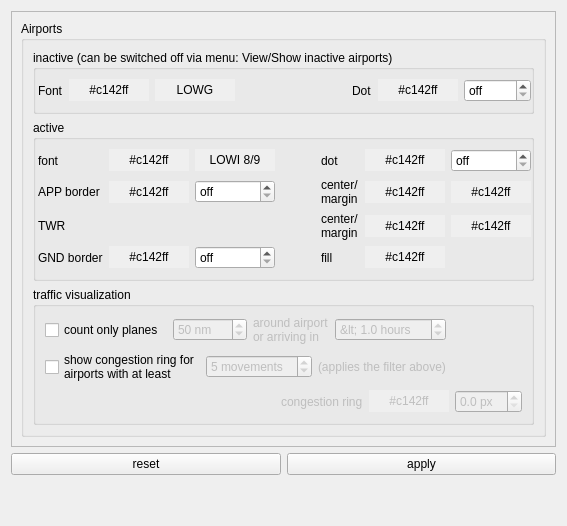
     <widget class="QWidget" name="display2Tab">
      <attribute name="title">
       <string>Display (airports)</string>
      </attribute>
      <layout class="QVBoxLayout" name="verticalLayout_14">
       <item>
        <widget class="QFrame" name="frame">
         <property name="frameShape">
          <enum>QFrame::StyledPanel</enum>
         </property>
         <property name="frameShadow">
          <enum>QFrame::Raised</enum>
         </property>
         <layout class="QVBoxLayout" name="verticalLayout_9">
          <item>
           <widget class="QGroupBox" name="groupBoxAirports">
            <property name="title">
             <string>Airports</string>
            </property>
            <layout class="QVBoxLayout" name="verticalLayout_5">
             <item>
              <widget class="QGroupBox" name="groupBox">
               <property name="title">
                <string>inactive (can be switched off via menu: View/Show inactive airports)</string>
               </property>
               <layout class="QGridLayout" name="gridLayout_11">
                <property name="leftMargin">
                 <number>2</number>
                </property>
                <property name="rightMargin">
                 <number>0</number>
                </property>
                <item row="0" column="0">
                 <widget class="QLabel" name="label_52">
                  <property name="text">
                   <string>Font</string>
                  </property>
                  <property name="buddy">
                   <cstring>pbInactAirportFontColor</cstring>
                  </property>
                 </widget>
                </item>
                <item row="0" column="1">
                 <widget class="QPushButton" name="pbInactAirportFontColor">
                  <property name="toolTip">
                   <string>set color-alpha to 0 to hide all labels of this type.</string>
                  </property>
                  <property name="autoFillBackground">
                   <bool>true</bool>
                  </property>
                  <property name="text">
                   <string>#c142ff</string>
                  </property>
                  <property name="flat">
                   <bool>true</bool>
                  </property>
                 </widget>
                </item>
                <item row="0" column="2">
                 <widget class="QPushButton" name="pbInactAirportFont">
                  <property name="autoFillBackground">
                   <bool>true</bool>
                  </property>
                  <property name="text">
                   <string>LOWG</string>
                  </property>
                  <property name="flat">
                   <bool>true</bool>
                  </property>
                 </widget>
                </item>
                <item row="0" column="3">
                 <spacer name="horizontalSpacer_5">
                  <property name="orientation">
                   <enum>Qt::Horizontal</enum>
                  </property>
                  <property name="sizeHint" stdset="0">
                   <size>
                    <width>40</width>
                    <height>20</height>
                   </size>
                  </property>
                 </spacer>
                </item>
                <item row="0" column="4">
                 <widget class="QLabel" name="label_55">
                  <property name="text">
                   <string>Dot</string>
                  </property>
                  <property name="buddy">
                   <cstring>pbInactAirportDotColor</cstring>
                  </property>
                 </widget>
                </item>
                <item row="0" column="5">
                 <widget class="QPushButton" name="pbInactAirportDotColor">
                  <property name="autoFillBackground">
                   <bool>true</bool>
                  </property>
                  <property name="text">
                   <string>#c142ff</string>
                  </property>
                  <property name="flat">
                   <bool>true</bool>
                  </property>
                 </widget>
                </item>
                <item row="0" column="6">
                 <widget class="QDoubleSpinBox" name="sbInactAirportDotSize">
                  <property name="toolTip">
                   <string>set to 0 to deactivate.</string>
                  </property>
                  <property name="specialValueText">
                   <string>off</string>
                  </property>
                  <property name="suffix">
                   <string> px</string>
                  </property>
                  <property name="decimals">
                   <number>1</number>
                  </property>
                  <property name="maximum">
                   <double>10.000000000000000</double>
                  </property>
                  <property name="singleStep">
                   <double>0.100000000000000</double>
                  </property>
                 </widget>
                </item>
               </layout>
              </widget>
             </item>
             <item>
              <widget class="QGroupBox" name="groupBox_2">
               <property name="title">
                <string>active</string>
               </property>
               <layout class="QGridLayout" name="gridLayout_12">
                <property name="leftMargin">
                 <number>2</number>
                </property>
                <property name="rightMargin">
                 <number>0</number>
                </property>
                <item row="0" column="0">
                 <widget class="QLabel" name="label_19">
                  <property name="text">
                   <string>font</string>
                  </property>
                  <property name="buddy">
                   <cstring>pbAirportFontColor</cstring>
                  </property>
                 </widget>
                </item>
                <item row="0" column="1">
                 <widget class="QPushButton" name="pbAirportFontColor">
                  <property name="toolTip">
                   <string>set color-alpha to 0 to hide all labels of this type.</string>
                  </property>
                  <property name="autoFillBackground">
                   <bool>true</bool>
                  </property>
                  <property name="text">
                   <string>#c142ff</string>
                  </property>
                  <property name="flat">
                   <bool>true</bool>
                  </property>
                 </widget>
                </item>
                <item row="0" column="2">
                 <widget class="QPushButton" name="pbAirportFont">
                  <property name="autoFillBackground">
                   <bool>true</bool>
                  </property>
                  <property name="text">
                   <string>LOWI 8/9</string>
                  </property>
                  <property name="flat">
                   <bool>true</bool>
                  </property>
                 </widget>
                </item>
                <item row="2" column="0">
                 <widget class="QLabel" name="label_21">
                  <property name="text">
                   <string>APP border</string>
                  </property>
                  <property name="buddy">
                   <cstring>pbAppBorderLineColor</cstring>
                  </property>
                 </widget>
                </item>
                <item row="2" column="1">
                 <widget class="QPushButton" name="pbAppBorderLineColor">
                  <property name="toolTip">
                   <string>set color-alpha to 0 to hide all labels of this type.</string>
                  </property>
                  <property name="autoFillBackground">
                   <bool>true</bool>
                  </property>
                  <property name="text">
                   <string>#c142ff</string>
                  </property>
                  <property name="flat">
                   <bool>true</bool>
                  </property>
                 </widget>
                </item>
                <item row="2" column="2">
                 <widget class="QDoubleSpinBox" name="sbAppBorderLineStrength">
                  <property name="toolTip">
                   <string>set to 0 to deactivate.</string>
                  </property>
                  <property name="specialValueText">
                   <string>off</string>
                  </property>
                  <property name="suffix">
                   <string> px</string>
                  </property>
                  <property name="decimals">
                   <number>1</number>
                  </property>
                  <property name="maximum">
                   <double>10.000000000000000</double>
                  </property>
                  <property name="singleStep">
                   <double>0.100000000000000</double>
                  </property>
                 </widget>
                </item>
                <item row="3" column="0">
                 <widget class="QLabel" name="label_25">
                  <property name="text">
                   <string>TWR</string>
                  </property>
                 </widget>
                </item>
                <item row="4" column="0">
                 <widget class="QLabel" name="label_27">
                  <property name="text">
                   <string>GND border</string>
                  </property>
                  <property name="buddy">
                   <cstring>pbGndBorderLineColor</cstring>
                  </property>
                 </widget>
                </item>
                <item row="4" column="1">
                 <widget class="QPushButton" name="pbGndBorderLineColor">
                  <property name="toolTip">
                   <string>set color-alpha to 0 to hide all labels of this type.</string>
                  </property>
                  <property name="autoFillBackground">
                   <bool>true</bool>
                  </property>
                  <property name="text">
                   <string>#c142ff</string>
                  </property>
                  <property name="flat">
                   <bool>true</bool>
                  </property>
                 </widget>
                </item>
                <item row="4" column="2">
                 <widget class="QDoubleSpinBox" name="sbGndBorderLineStrength">
                  <property name="toolTip">
                   <string>set to 0 to deactivate.</string>
                  </property>
                  <property name="specialValueText">
                   <string>off</string>
                  </property>
                  <property name="suffix">
                   <string> px</string>
                  </property>
                  <property name="decimals">
                   <number>1</number>
                  </property>
                  <property name="maximum">
                   <double>10.000000000000000</double>
                  </property>
                  <property name="singleStep">
                   <double>0.100000000000000</double>
                  </property>
                  <property name="value">
                   <double>0.000000000000000</double>
                  </property>
                 </widget>
                </item>
                <item row="0" column="4">
                 <widget class="QLabel" name="label_38">
                  <property name="text">
                   <string>dot</string>
                  </property>
                  <property name="buddy">
                   <cstring>pbAirportDotColor</cstring>
                  </property>
                 </widget>
                </item>
                <item row="0" column="5">
                 <widget class="QPushButton" name="pbAirportDotColor">
                  <property name="autoFillBackground">
                   <bool>true</bool>
                  </property>
                  <property name="text">
                   <string>#c142ff</string>
                  </property>
                  <property name="flat">
                   <bool>true</bool>
                  </property>
                 </widget>
                </item>
                <item row="0" column="6">
                 <widget class="QDoubleSpinBox" name="sbAirportDotSize">
                  <property name="toolTip">
                   <string>set to 0 to deactivate.</string>
                  </property>
                  <property name="specialValueText">
                   <string>off</string>
                  </property>
                  <property name="suffix">
                   <string> px</string>
                  </property>
                  <property name="decimals">
                   <number>1</number>
                  </property>
                  <property name="maximum">
                   <double>10.000000000000000</double>
                  </property>
                  <property name="singleStep">
                   <double>0.100000000000000</double>
                  </property>
                 </widget>
                </item>
                <item row="0" column="3">
                 <spacer name="horizontalSpacer_8">
                  <property name="orientation">
                   <enum>Qt::Horizontal</enum>
                  </property>
                  <property name="sizeHint" stdset="0">
                   <size>
                    <width>40</width>
                    <height>20</height>
                   </size>
                  </property>
                 </spacer>
                </item>
                <item row="3" column="4">
                 <widget class="QLabel" name="label_11">
                  <property name="text">
                   <string>center/
margin</string>
                  </property>
                  <property name="buddy">
                   <cstring>pbTwrColorCenter</cstring>
                  </property>
                 </widget>
                </item>
                <item row="4" column="5">
                 <widget class="QPushButton" name="pbGndFillColor">
                  <property name="toolTip">
                   <string>set color-alpha to 0 to deactivate.</string>
                  </property>
                  <property name="autoFillBackground">
                   <bool>true</bool>
                  </property>
                  <property name="text">
                   <string>#c142ff</string>
                  </property>
                  <property name="flat">
                   <bool>true</bool>
                  </property>
                 </widget>
                </item>
                <item row="4" column="4">
                 <widget class="QLabel" name="label_37">
                  <property name="text">
                   <string>fill</string>
                  </property>
                  <property name="buddy">
                   <cstring>pbGndFillColor</cstring>
                  </property>
                 </widget>
                </item>
                <item row="2" column="4">
                 <widget class="QLabel" name="label_23">
                  <property name="text">
                   <string>center/
margin</string>
                  </property>
                  <property name="buddy">
                   <cstring>pbAppColorCenter</cstring>
                  </property>
                 </widget>
                </item>
                <item row="2" column="5">
                 <widget class="QPushButton" name="pbAppColorCenter">
                  <property name="toolTip">
                   <string>set color-alpha to 0 to deactivate.</string>
                  </property>
                  <property name="autoFillBackground">
                   <bool>true</bool>
                  </property>
                  <property name="text">
                   <string>#c142ff</string>
                  </property>
                  <property name="flat">
                   <bool>true</bool>
                  </property>
                 </widget>
                </item>
                <item row="2" column="6">
                 <widget class="QPushButton" name="pbAppColorMargin">
                  <property name="toolTip">
                   <string>set color-alpha to 0 to deactivate.</string>
                  </property>
                  <property name="autoFillBackground">
                   <bool>true</bool>
                  </property>
                  <property name="text">
                   <string>#c142ff</string>
                  </property>
                  <property name="flat">
                   <bool>true</bool>
                  </property>
                 </widget>
                </item>
                <item row="3" column="6">
                 <widget class="QPushButton" name="pbTwrColorMargin">
                  <property name="toolTip">
                   <string>set color-alpha to 0 to deactivate.</string>
                  </property>
                  <property name="autoFillBackground">
                   <bool>true</bool>
                  </property>
                  <property name="text">
                   <string>#c142ff</string>
                  </property>
                  <property name="flat">
                   <bool>true</bool>
                  </property>
                 </widget>
                </item>
                <item row="3" column="5">
                 <widget class="QPushButton" name="pbTwrColorCenter">
                  <property name="toolTip">
                   <string>set color-alpha to 0 to deactivate.</string>
                  </property>
                  <property name="autoFillBackground">
                   <bool>true</bool>
                  </property>
                  <property name="text">
                   <string>#c142ff</string>
                  </property>
                  <property name="flat">
                   <bool>true</bool>
                  </property>
                 </widget>
                </item>
               </layout>
              </widget>
             </item>
             <item>
              <widget class="QGroupBox" name="groupBoxAirportTraffic">
               <property name="title">
                <string>traffic visualization</string>
               </property>
               <layout class="QVBoxLayout" name="verticalLayout_2">
                <item>
                 <layout class="QGridLayout" name="gridLayout_APtraffic">
                  <item row="1" column="1">
                   <widget class="QSpinBox" name="spFilterDistance">
                    <property name="enabled">
                     <bool>false</bool>
                    </property>
                    <property name="suffix">
                     <string> nm</string>
                    </property>
                    <property name="prefix">
                     <string/>
                    </property>
                    <property name="maximum">
                     <number>9999</number>
                    </property>
                    <property name="singleStep">
                     <number>5</number>
                    </property>
                    <property name="value">
                     <number>50</number>
                    </property>
                   </widget>
                  </item>
                  <item row="1" column="2">
                   <widget class="QLabel" name="label_49">
                    <property name="enabled">
                     <bool>false</bool>
                    </property>
                    <property name="text">
                     <string>around airport
or arriving in </string>
                    </property>
                    <property name="buddy">
                     <cstring>spFilterDistance</cstring>
                    </property>
                   </widget>
                  </item>
                  <item row="1" column="3">
                   <widget class="QDoubleSpinBox" name="spFilterArriving">
                    <property name="enabled">
                     <bool>false</bool>
                    </property>
                    <property name="toolTip">
                     <string>This depends on the calculated ETA for each plane.</string>
                    </property>
                    <property name="prefix">
                     <string>&lt; </string>
                    </property>
                    <property name="suffix">
                     <string> hours</string>
                    </property>
                    <property name="decimals">
                     <number>1</number>
                    </property>
                    <property name="singleStep">
                     <double>0.100000000000000</double>
                    </property>
                    <property name="value">
                     <double>1.000000000000000</double>
                    </property>
                   </widget>
                  </item>
                  <item row="1" column="4">
                   <spacer name="horizontalSpacer_2">
                    <property name="orientation">
                     <enum>Qt::Horizontal</enum>
                    </property>
                    <property name="sizeHint" stdset="0">
                     <size>
                      <width>40</width>
                      <height>20</height>
                     </size>
                    </property>
                   </spacer>
                  </item>
                  <item row="1" column="0">
                   <widget class="QCheckBox" name="cbFilterTraffic">
                    <property name="toolTip">
                     <string>This applies to the numbers shown beneath an airport on the map.</string>
                    </property>
                    <property name="text">
                     <string>count only planes </string>
                    </property>
                   </widget>
                  </item>
                 </layout>
                </item>
                <item>
                 <layout class="QGridLayout" name="gridLayout_2">
                  <property name="horizontalSpacing">
                   <number>6</number>
                  </property>
                  <item row="1" column="0">
                   <widget class="QCheckBox" name="cbShowCongestion">
                    <property name="toolTip">
                     <string>Those 'congestion rings' shall give you a visual hint about the traffic an airports receives at the moment.</string>
                    </property>
                    <property name="text">
                     <string>show congestion ring for
airports with at least</string>
                    </property>
                   </widget>
                  </item>
                  <item row="1" column="1">
                   <widget class="QSpinBox" name="sbCongestionMinimum">
                    <property name="enabled">
                     <bool>false</bool>
                    </property>
                    <property name="toolTip">
                     <string>Taking into account the 'counting' above. That may mean: draw a congestion ring only if more than 5 planes are arriving in the next hour.</string>
                    </property>
                    <property name="suffix">
                     <string> movements</string>
                    </property>
                    <property name="minimum">
                     <number>1</number>
                    </property>
                    <property name="value">
                     <number>5</number>
                    </property>
                   </widget>
                  </item>
                  <item row="1" column="3">
                   <spacer name="horizontalSpacer_3">
                    <property name="orientation">
                     <enum>Qt::Horizontal</enum>
                    </property>
                    <property name="sizeHint" stdset="0">
                     <size>
                      <width>40</width>
                      <height>20</height>
                     </size>
                    </property>
                   </spacer>
                  </item>
                  <item row="1" column="2">
                   <widget class="QLabel" name="label_57">
                    <property name="enabled">
                     <bool>false</bool>
                    </property>
                    <property name="text">
                     <string>(applies the filter above)</string>
                    </property>
                    <property name="buddy">
                     <cstring>sbCongestionMinimum</cstring>
                    </property>
                   </widget>
                  </item>
                 </layout>
                </item>
                <item>
                 <layout class="QGridLayout" name="gridLayout_4">
                  <property name="horizontalSpacing">
                   <number>6</number>
                  </property>
                  <item row="0" column="1">
                   <widget class="QLabel" name="label_59">
                    <property name="enabled">
                     <bool>false</bool>
                    </property>
                    <property name="text">
                     <string>congestion ring</string>
                    </property>
                    <property name="buddy">
                     <cstring>pbCongestionBorderLineColor</cstring>
                    </property>
                   </widget>
                  </item>
                  <item row="0" column="2">
                   <widget class="QPushButton" name="pbCongestionBorderLineColor">
                    <property name="enabled">
                     <bool>false</bool>
                    </property>
                    <property name="toolTip">
                     <string>Color of the congestion ring.</string>
                    </property>
                    <property name="autoFillBackground">
                     <bool>true</bool>
                    </property>
                    <property name="text">
                     <string>#c142ff</string>
                    </property>
                    <property name="flat">
                     <bool>true</bool>
                    </property>
                   </widget>
                  </item>
                  <item row="0" column="3">
                   <widget class="QDoubleSpinBox" name="sbCongestionBorderLineStrength">
                    <property name="enabled">
                     <bool>false</bool>
                    </property>
                    <property name="toolTip">
                     <string>Line Strength of the congestion ring.</string>
                    </property>
                    <property name="suffix">
                     <string> px</string>
                    </property>
                    <property name="decimals">
                     <number>1</number>
                    </property>
                    <property name="maximum">
                     <double>10.000000000000000</double>
                    </property>
                    <property name="singleStep">
                     <double>0.100000000000000</double>
                    </property>
                   </widget>
                  </item>
                  <item row="0" column="0">
                   <spacer name="horizontalSpacer_4">
                    <property name="orientation">
                     <enum>Qt::Horizontal</enum>
                    </property>
                    <property name="sizeHint" stdset="0">
                     <size>
                      <width>40</width>
                      <height>20</height>
                     </size>
                    </property>
                   </spacer>
                  </item>
                 </layout>
                </item>
               </layout>
              </widget>
             </item>
            </layout>
           </widget>
          </item>
         </layout>
        </widget>
       </item>
       <item>
        <layout class="QHBoxLayout" name="horizontalLayout_12">
         <item>
          <widget class="QPushButton" name="buttonResetAirportTraffic">
           <property name="toolTip">
            <string>Set standard values for all settings in this group.</string>
           </property>
           <property name="text">
            <string>reset</string>
           </property>
          </widget>
         </item>
         <item>
          <widget class="QPushButton" name="applyAirports">
           <property name="toolTip">
            <string>To see the effect, all pilots lists are re-calculated.</string>
           </property>
           <property name="text">
            <string>apply</string>
           </property>
          </widget>
         </item>
        </layout>
       </item>
       <item>
        <spacer name="verticalSpacer_2">
         <property name="orientation">
          <enum>Qt::Vertical</enum>
         </property>
         <property name="sizeHint" stdset="0">
          <size>
           <width>20</width>
           <height>40</height>
          </size>
         </property>
        </spacer>
       </item>
      </layout>
     </widget>
